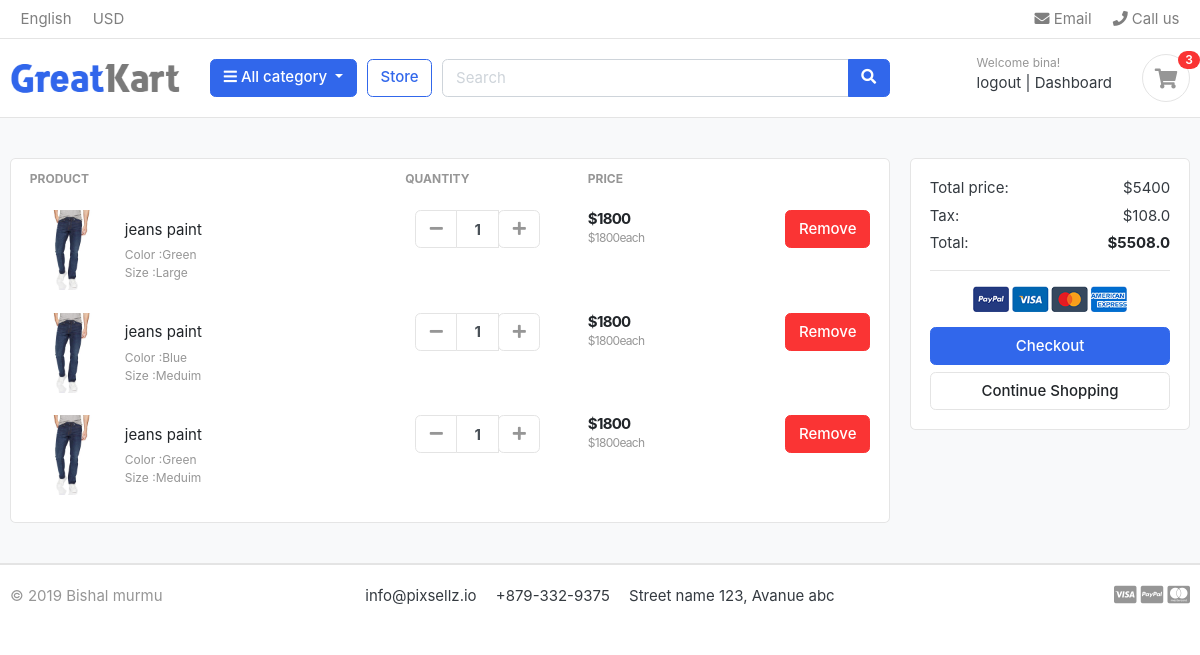
Before: /cart/ (signed in) with the older database file.
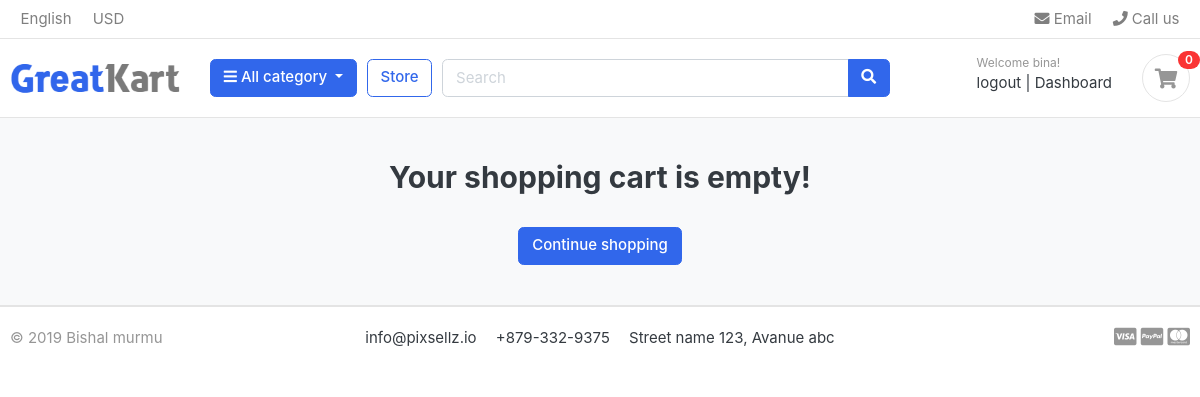
After: the same page with the newer database file.
### cart/models.py (models this page shows, shortened)
class Cartitem(models.Model):
    user=models.ForeignKey(Account,on_delete=models.CASCADE,null=True)
    product=models.ForeignKey(Product,on_delete=models.CASCADE)
    variations=models.ManyToManyField(Variation,blank=True)
    cart=models.ForeignKey(Cart,on_delete=models.CASCADE,null=True)
    quantity=models.IntegerField()
    is_active=models.BooleanField(default=True)
    def subtotal(self):
        return self.product.price*self.quantity;

### store/models.py (models this page shows, shortened)
class Product(models.Model):
    product_name=models.CharField(max_length=500)
    slug=models.SlugField(max_length=200,unique=True)
    description=models.TextField(max_length=500,blank=True)
    images=models.ImageField(upload_to='photos/products')
    stock=models.IntegerField()
    price=models.IntegerField()
    is_available=models.BooleanField(default=True)
    category=models.ForeignKey(Category,on_delete=models.CASCADE)
    created_date=models.DateTimeField(auto_now_add=True)
    modified_at=models.DateTimeField(auto_now=True)
    def get_url(self):
        return reverse('product_details',args=[self.category.slug, self.slug])
    def __str__(self):
        return self.product_name

class Variation(models.Model):
    product=models.ForeignKey(Product,on_delete=models.CASCADE)
    variation_category=models.CharField(max_length=100,choices=variation_category_choice)
    variation_value=models.CharField(max_length=100)
    is_active=models.BooleanField(default=True)
    created_date=models.DateTimeField(auto_now=True)
    objects=Variationmanager()

### cart/views.py (the view)
# urls.py: path('',views.cart,name='cart'),
def cart(request,total=0,quantity=0,cart_items=None):
    try:
        tax=0
        grand_total=0
        if request.user.is_authenticated:
            cart_items=Cartitem.objects.filter(user=request.user,is_active=True)
        else:
            cart=Cart.objects.get(cart_id=_cart_id(request))
            cart_items=Cartitem.objects.filter(cart=cart,is_active=True)
        for cart_item in cart_items:
            total+=(cart_item.product.price*cart_item.quantity)
            quantity+=cart_item.quantity
        tax=(2*total)/100
        grand_total=total+tax;
    except ObjectDoesNotExist:
        pass
    context={
        'total':total,
        'quantity':quantity,
        'cart_items':cart_items,
        'tax':tax,
        'grand_total':grand_total
    }
    return render(request,'store/cart.html',context)

### Category/context_processors.py (called while the page is built)
def menu_links(request):
    links=Category.objects.all()
    return dict(links=links)

### cart/context_processors.py (called while the page is built)
def _cart_id(request):
    cart=request.session.session_key
    if not cart:
        cart=request.session.create()
    return cart

def counter(request):
    cart_count=0
    if 'admin' in request.path:
        return {}
    else:
        try:
            cart=Cart.objects.filter(cart_id=_cart_id(request))
            if request.user.is_authenticated:
                cart_items=Cartitem.objects.all().filter(user=request.user)
            else:
               cart_items=Cartitem.objects.all().filter(cart=cart[:1])
            for item in cart_items:
                cart_count=cart_count+item.quantity
        except Cart.DoesNotExist:
            cart_count=0
    return dict(cart_count=cart_count)

### templates/store/cart.html (shortened to what the changed rows need)
{% extends 'base.html' %}
{% load static %}
{% block content %}
<section class="section-content padding-y bg">
    <div class="container">
        {% if not cart_items %}
        <h2 class="text-center">Your shopping cart is empty!</h2>
        <br>
        <div class="text-center">
            <a href="{% url 'store' %}" class="btn btn-primary"> Continue shopping</a>
        </div>
        {% else %}
        <div class="row">
            <aside class="col-lg-9">
                <div class="card">
                    <table class="table table-borderless table-shopping-cart">
                        <thead class="text-muted">
                            <tr class="small text-uppercase">
                                <th scope="col">Product</th>
                                <th scope="col" width="120">Quantity</th>
                                <th scope="col" width="120">Price</th>
                                <th scope="col" class="text-right" width="200"> </th>
                            </tr>
                        </thead>
                        <tbody>
                            {% for cart_item in cart_items %}
                            <tr>
                                <td>
                                    <figure class="itemside align-items-center">
                                        <div class="aside"><img src="{{cart_item.product.images.url}}" class="img-sm">
                                        </div>
                                        <figcaption class="info">
                                            <a href="{{ cart_item.product.get_url }}"
                                                class="title text-dark">{{cart_item.product}}</a>
                                            <p class="text-muted small">
                                                {% if cart_item.variations.all %}
                                                {% for item in cart_item.variations.all%}
                                                {{ item.variation_category| capfirst}}
                                                :{{item.variation_value|capfirst}}
                                                <br>
                                                {% endfor %}
                                                {% endif%}
                                            </p>
                                        </figcaption>
                                    </figure>
                                </td>
                                <td>
                                    <div class="col">
                                        <div class="input-group input-spinner">
                                            <div class="input-group-prepend">
                                                <a href="{% url 'remove_item' cart_item.product.id cart_item.id %}"
                                                    class="btn btn-light" type="button" id="button-plus"> <i
                                                        class="fa fa-minus"></i> </a>
                                            </div>
                                            <input type="text" class="form-control" value="{{ cart_item.quantity }}">
                                            <div class="input-group-append">
                                                <form action="{% url 'add_cart' cart_item.product.id %}" method="POST">
                                                    <button class="btn btn-light" type="submit" id="button-minus"> <i
                                                            class="fa fa-plus"></i>
                                                    </button>
                                                </form>
                                            </div>
                                        </div>
                                    </div>
                                </td>
                                <td>
                                    <div class="price-wrap">
                                        <var class="price">${{cart_item.subtotal}}</var>
                                        <small class="text-muted"> ${{cart_item.product.price}}each </small>
                                    </div>
                                </td>
                                <td class="text-right">
                                    <a href="{% url 'remove_cart_item' cart_item.product.id cart_item.id %}" onclick="return confirm('Are you sure want to delete this item?') " class="btn btn-danger">
                                        Remove</a>
                                </td>
                            </tr>
                            {% endfor %}
                        </tbody>
                    </table>
                </div>
            </aside>
            <aside class="col-lg-3">
                <div class="card">
                    <div class="card-body">
                        <dl class="dlist-align">
                            <dt>Total price:</dt>
                            <dd class="text-right">${{total}}</dd>
                        </dl>
                        <dl class="dlist-align">
                            <dt>Tax:</dt>
                            <dd class="text-right"> ${{tax}}</dd>
                        </dl>
                        <dl class="dlist-align">
                            <dt>Total:</dt>
                            <dd class="text-right text-dark b"><strong>${{grand_total}}</strong></dd>
                        </dl>
                        <hr>
                        <p class="text-center mb-3">
                            <img src="{% static './images/misc/payments.png' %}" height="26">
                        </p>
                        <a href="{% url 'checkout' %}" class="btn btn-primary btn-block"> Checkout </a>
                        <a href="{% url 'store' %}" class="btn btn-light btn-block">Continue Shopping</a>
                    </div>
                </div>
            </aside>
        </div>
        {% endif %}
    </div>
</section>
{% endblock %}

### templates/include/header.html (shortened to what this page needs)
{% load static %}
<header class="section-header">
    <nav class="navbar p-md-0 navbar-expand-sm navbar-light border-bottom">
    <div class="container">
      <div class="collapse navbar-collapse" id="navbarTop4">
        <ul class="navbar-nav mr-auto">
            <li class="nav-item dropdown">
                 <a href="#" class="nav-link">   English </a>
            </li>
            <li class="nav-item dropdown">
                <a href="#" class="nav-link"> USD </a>
            </li>
        </ul>
        <ul class="navbar-nav">
            <li><a href="#" class="nav-link"> <i class="fa fa-envelope"></i> Email </a></li>
            <li><a href="#" class="nav-link"> <i class="fa fa-phone"></i> Call us </a></li>
        </ul>
      </div>
    </div>
    </nav>
    <section class="header-main border-bottom">
        <div class="container">
    <div class="row align-items-center">
        <div class="col-lg-2 col-md-3 col-6">
            <a href="{% url 'home' %}" class="brand-wrap">
                <img class="logo" src="{% static './images/logo.png' %}">
            </a>
        </div>
        <div class="col-lg col-sm col-md col-6 flex-grow-0">
            <div class="category-wrap dropdown d-inline-block float-right">
                <button type="button" class="btn btn-primary dropdown-toggle" data-toggle="dropdown">
                    <i class="fa fa-bars"></i> All category
                </button>
            </div>
        </div>
        <a href="{% url 'store' %}" class="btn btn-outline-primary">Store</a>
        <div class="col-lg  col-md-6 col-sm-12 col">
            <form action="{% url 'search' %}" class="search" method="GET">
                <div class="input-group w-100">
                    <input type="text" class="form-control" style="width:60%;" placeholder="Search" name="keyword">
                    <div class="input-group-append">
                      <button class="btn btn-primary" type="submit">
                        <i class="fa fa-search"></i>
                      </button>
                    </div>
                </div>
            </form>
        </div>
        <div class="col-lg-3 col-sm-6 col-8 order-2 order-lg-3">
                    <div class="d-flex justify-content-end mb-3 mb-lg-0">
                    {% if user.is_authenticated %}
                        <div class="widget-header">
                            <small class="title text-muted">Welcome {{user.username}}!</small>
                            <div>
                                <a href="{% url 'logout' %}">logout</a> <span class="dark-transp"> | </span>
                                <a href="{% url 'register' %}">Dashboard</a>
                            </div>
                        </div>
                    {% endif %}
                        <a href="{% url 'cart' %}" class="widget-header pl-3 ml-3">
                            <div class="icon icon-sm rounded-circle border"><i class="fa fa-shopping-cart"></i></div>
                            <span class="badge badge-pill badge-danger notify">{{cart_count}}</span>
                        </a>
                    </div>
                </div>
    </div>
        </div>
    </section>
    </header>

Changed rows visible on the page:
removed Cartitem: product.images (picture), product "jeans paint", quantity "1", subtotal "1800", product.price "1800"
no longer on this page (row unchanged): Variation: variation_category "Color", variation_value "Green"
no longer on this page (row unchanged): Variation: variation_category "Size", variation_value "Large", shown under "jeans paint"
removed Cartitem: product.images (picture), product "jeans paint", quantity "1", subtotal "1800", product.price "1800"
no longer on this page (row unchanged): Variation: variation_category "Color", variation_value "Blue", shown under "jeans paint"
no longer on this page (row unchanged): Variation: variation_category "Size", variation_value "Meduim"
removed Cartitem: product.images (picture), product "jeans paint", quantity "1", subtotal "1800", product.price "1800"
Other visible differences:
{{ cart_count }}: "3" → "0"
{{ total }}: "5400" → (not shown)
{{ tax }}: "108.0" → (not shown)
{{ grand_total }}: "5508.0" → (not shown)
text no longer shown: "PRODUCT QUANTITY PRICE Total price: $ Tax: $ Total: $ Checkout Continue Shopping"
text now shown: "Your shopping cart is empty! Continue shopping"
